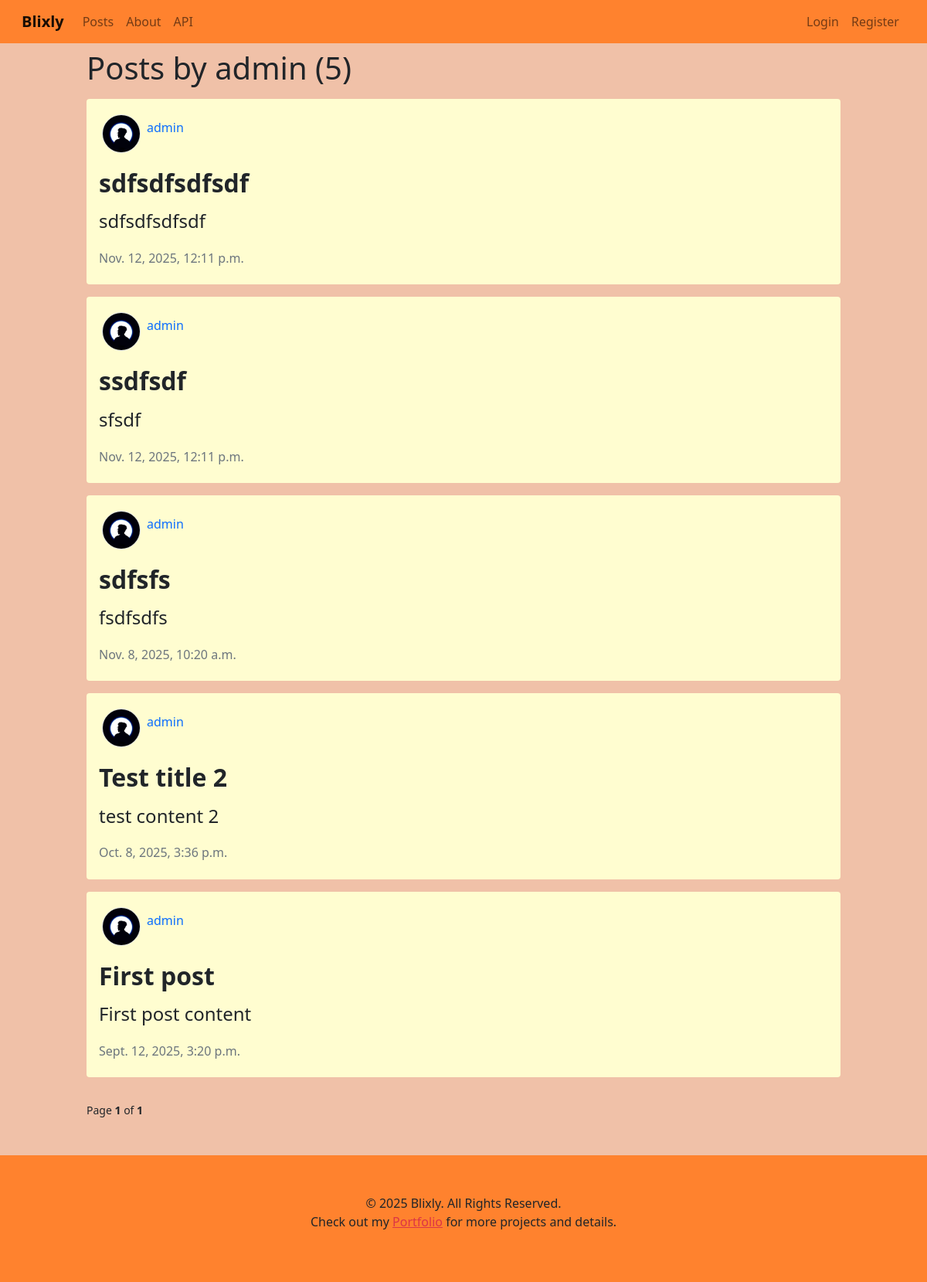
/posts/admin, run on an earlier commit of the app's database.
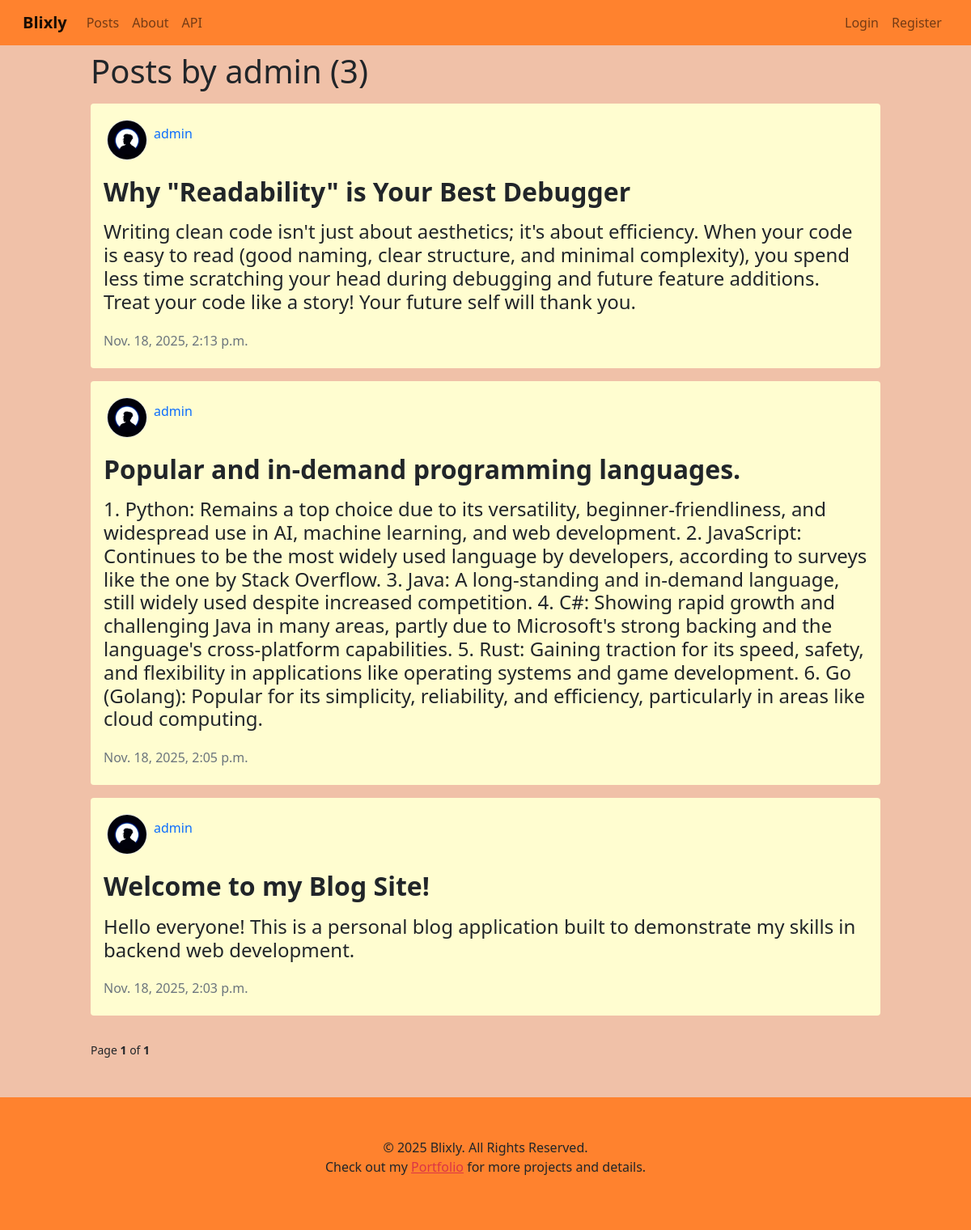
And on a later commit of the database.
### blog/models.py (models this page shows, shortened)
class Post(models.Model):
	title = models.CharField(max_length=100)
	content = RichTextField()
	author = models.ForeignKey(User, on_delete=models.CASCADE, null=True)
	date_posted = models.DateTimeField(auto_now_add=True)
	likes = models.ManyToManyField(User, related_name='likes', blank=True)

### users/models.py (models this page shows, shortened)
class Profile(models.Model):
	user = models.OneToOneField(User, on_delete=models.CASCADE)
	image = models.ImageField(default='default.jpg', upload_to='profie_pics')

### blog/views.py (the view)
# urls.py: path("posts/<str:username>", views.AuthorPostsListView.as_view(), name='author-posts'),
class AuthorPostsListView(ListView):
	model = Post
	template_name ='blog/author_posts.html'
	context_object_name = 'author_posts'
	ordering = ['-date_posted']
	paginate_by = 5
	def get_queryset(self):
		user = get_object_or_404(User, username=self.kwargs.get('username'))
		return Post.objects.filter(author=user).order_by('-date_posted')

### blog/templates/blog/author_posts.html (shortened to what this page needs)
{% extends 'blog/base.html' %}
{% load static %}
{% block content %}
	<div class="container-fluid my-5 pt-3">
		<div class="row">
			<div class="col"></div>
			<div class="col-10">
				<h1 class="">Posts by {{ view.kwargs.username }} ({{ page_obj.paginator.count }})</h1>
					{% for post in page_obj %}
					<div class="my-3 p-3 rounded" style="background-color: #fffdd0; word-wrap: break-word; overflow-wrap: break-word;">
						<div class="d-flex flex-row mb-3">
							<div class="p-1">
								<img src="{{ post.author.profile.image.url }}" alt="image" class="border rounded-circle" style="width: 50px; height: 50px;">
							</div>
							<div class="p-1 mt-2">
								<a href="#" class="h6 text-decoration-none">{{ post.author }}</a>
							</div>
						</div>
						<a href="{% url 'post-detail' post.pk %}" class="text-decoration-none link-dark">
							<h2 class="fw-bold mb-3">{{ post.title }}</h2>
						</a>
						<h4>{{ post.content|safe }}</h4>
						<div class="mt-4 text-muted h6">{{ post.date_posted }}</div>
					</div>
					{% endfor %}
				</div>
				<div class="col"></div>
			</div>
			<div class="row">
				<div class="col"></div>
				<div class="col-10">
					<small>Page <b>{{ page_obj.number }}</b> of <b>{{ page_obj.paginator.num_pages }}</b></small>
				</div>
				<div class="col"></div>
			</div>
	</div>
{% endblock content %}

What changed in the data, as far as the page shows it:
removed Post: author.profile.image (picture), author "admin", title "sdfsdfsdfsdf", content "sdfsdfsdfsdf", date_posted "Nov. 12, 2025, 12:11 p.m."
removed Post: author.profile.image (picture), author "admin", title "ssdfsdf", content "sfsdf", date_posted "Nov. 12, 2025, 12:11 p.m."
removed Post: author.profile.image (picture), author "admin", title "sdfsfs", content "fsdfsdfs", date_posted "Nov. 8, 2025, 10:20 a.m."
removed Post: author.profile.image (picture), author "admin", title "Test title 2", content "test content 2", date_posted "Oct. 8, 2025, 3:36 p.m."
removed Post: author.profile.image (picture), author "admin", title "First post", content "First post content", date_posted "Sept. 12, 2025, 3:20 p.m."
added Post: author.profile.image (picture), author "admin", title "Why \"Readability\" is Your Best Debugger", content "Writing clean code isn't just about aesthetics; it's about efficiency. When your code is easy to read (good naming, clear structure, and minimal complexity), you spend less time scratching your head during debugging and future feature additions. Treat your code like a story! Your future self will thank you.", date_posted "Nov. 18, 2025, 2:13 p.m."
added Post: author.profile.image (picture), author "admin", title "Popular and in-demand programming languages.", content "1. Python: Remains a top choice due to its versatility, beginner-friendliness, and widespread use in AI, machine learning, and web development. 2. JavaScript: Continues to be the most widely used language by developers, according to surveys like the one by Stack Overflow. 3. Java: A long-standing and in-demand language, still widely used despite increased competition. 4. C#: Showing rapid growth and challenging Java in many areas, partly due to Microsoft's strong backing and the language's cross-platform capabilities. 5. Rust: Gaining traction for its speed, safety, and flexibility in applications like operating systems and game development. 6. Go (Golang): Popular for its simplicity,…", date_posted "Nov. 18, 2025, 2:05 p.m."
added Post: author.profile.image (picture), author "admin", title "Welcome to my Blog Site!", content "Hello everyone! This is a personal blog application built to demonstrate my skills in backend web development.", date_posted "Nov. 18, 2025, 2:03 p.m."
Also different on the page:
{{ page_obj.paginator.count }}: "5" → "3"
